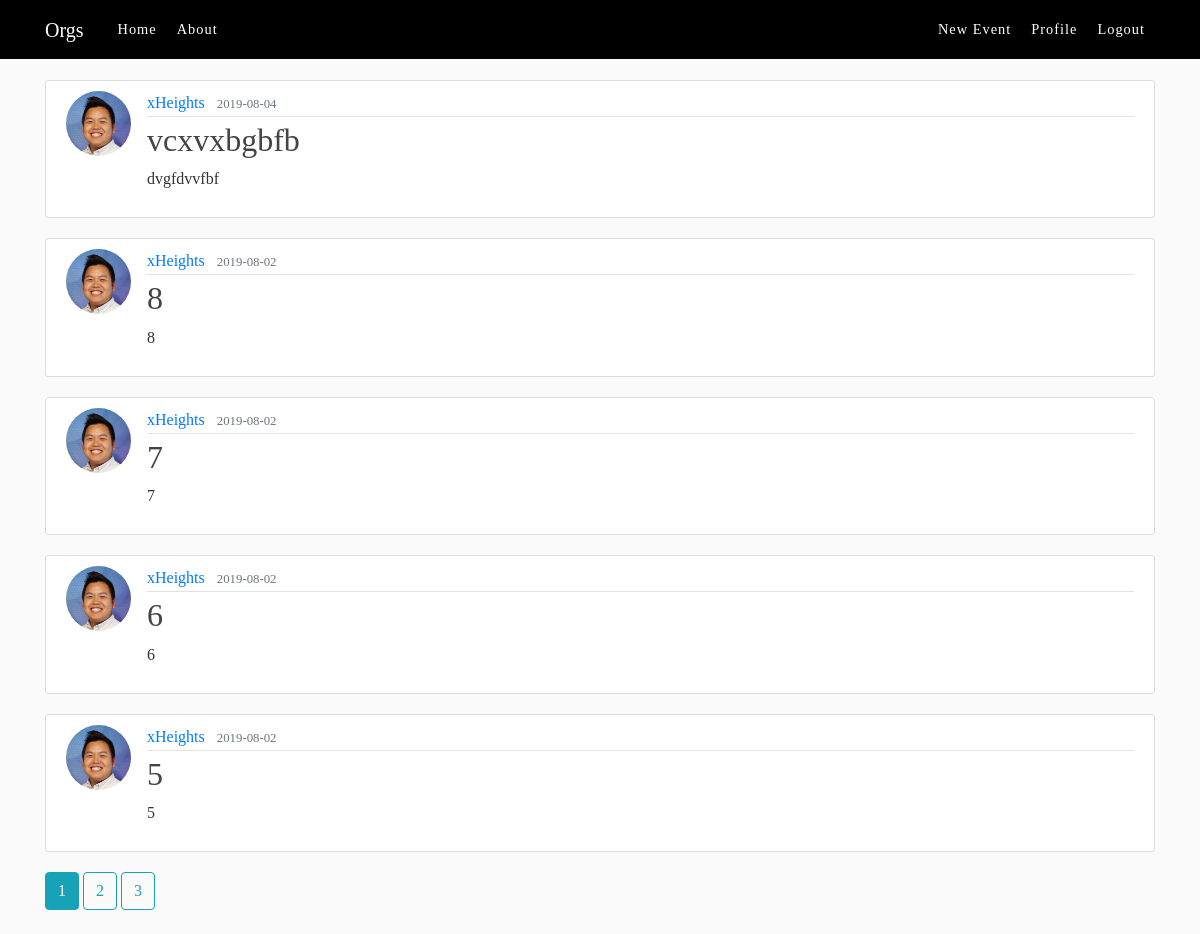
The page /home (signed in) on the database as committed earlier.
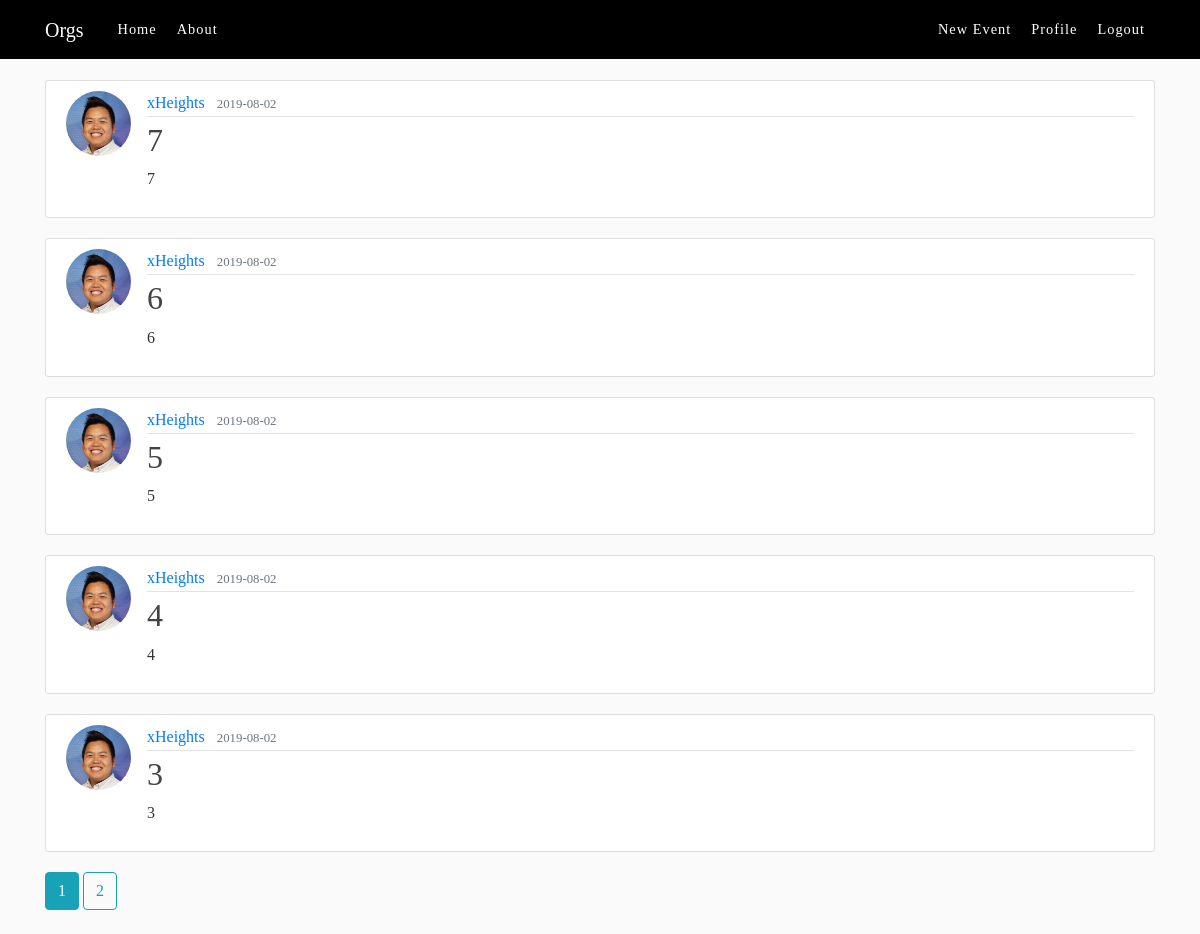
The same page on the database as committed later.
### orgs/models.py (models this page shows, shortened)
class Post(db.Model):
        id = db.Column(db.Integer, primary_key=True)
        title = db.Column(db.String(100), nullable=False)
        date_posted = db.Column(db.DateTime, nullable=False, default=datetime.utcnow)
        content = db.Column(db.Text, nullable=False)
        user_id = db.Column(db.Integer, db.ForeignKey('user.id'), nullable=False)

class User(db.Model, UserMixin):
        id = db.Column(db.Integer, primary_key=True)
        username = db.Column(db.String(20), unique=True, nullable=False)
        email = db.Column(db.String(120), unique=True, nullable=False)
        image_file = db.Column(db.String(20), nullable=False, default='default.jpg')
        password = db.Column(db.String(60), nullable=False)
        posts = db.relationship('Post', backref='author', lazy=True)

### orgs/main/routes.py (the view)
@main.route("/home")
@login_required
def home():
        page = request.args.get('page', 1, type=int)
        posts = Post.query.order_by(Post.date_posted.desc()).paginate(page=page, per_page=5)
        return render_template('home.html', posts=posts)

### orgs/models.py (called while the page is built)
@login_manager.user_loader
def load_user(user_id):
        return User.query.get(int(user_id))

### orgs/templates/home.html
{% extends "layout.html" %}
{% block content %}
    {% for post in posts.items %}
        <article class="media content-section">
          <img class="rounded-circle article-img" src="{{ url_for('static', filename='profile_pics/' + post.author.image_file) }}">
            <div class="media-body">
              <div class="article-metadata">
                <a class="mr-2" href="{{ url_for('users.user_posts', username=post.author.username) }}">{{ post.author.username }}</a>
                <small class="text-muted">{{ post.date_posted.strftime('%Y-%m-%d') }}</small>
              </div>
              <h2><a class="article-title" href="{{ url_for('posts.post', post_id=post.id) }}">{{ post.title }}</a></h2>
              <p class="article-content">{{ post.content }}</p>
            </div>
        </article>
    {% endfor %}
    {% for page_num in posts.iter_pages(left_edge=1, right_edge=1, left_current=1, right_current=2) %}
      {% if page_num %}
        {% if posts.page == page_num %}
            <a class="btn btn-info mb-4" href="{{ url_for('main.home', page=page_num) }}">{{ page_num}}</a>
          {% else %}
            <a class="btn btn-outline-info mb-4" href="{{ url_for('main.home', page=page_num) }}">{{ page_num}}</a>
        {% endif %}
      {% else %}
      ...
      {% endif %}
    {% endfor %}
{% endblock content %}

Rows that differ between the two databases and show on the page:
removed Post: image_file (picture), author.username "xHeights", date_posted "2019-08-04", title "vcxvxbgbfb", content "dvgfdvvfbf"
removed Post: image_file (picture), author.username "xHeights", date_posted "2019-08-02", title "8", content "8"
now on this page (row unchanged): Post: image_file (picture), author.username "xHeights", date_posted "2019-08-02", title "4", content "4"
now on this page (row unchanged): Post: image_file (picture), author.username "xHeights", date_posted "2019-08-02", title "3", content "3"
Other text that changed with them:
list line gone: "3"
